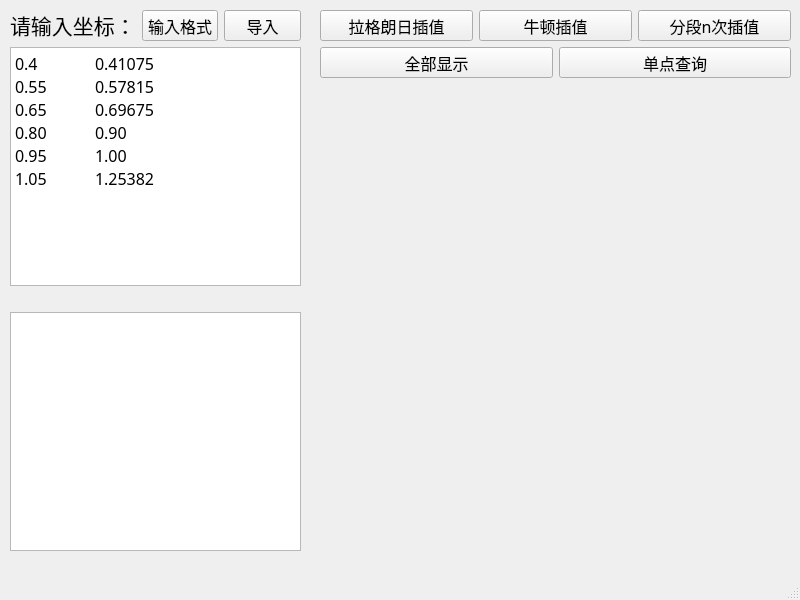
<?xml version="1.0" encoding="UTF-8"?>
<ui version="4.0">
 <class>MainWindow</class>
 <widget class="QMainWindow" name="MainWindow">
  <property name="geometry">
   <rect>
    <x>0</x>
    <y>0</y>
    <width>800</width>
    <height>600</height>
   </rect>
  </property>
  <property name="font">
   <font>
    <family>黑体</family>
    <pointsize>12</pointsize>
   </font>
  </property>
  <property name="mouseTracking">
   <bool>false</bool>
  </property>
  <property name="windowTitle">
   <string>函数插值</string>
  </property>
  <widget class="QWidget" name="centralwidget">
   <widget class="QWidget" name="verticalLayoutWidget">
    <property name="geometry">
     <rect>
      <x>10</x>
      <y>10</y>
      <width>291</width>
      <height>541</height>
     </rect>
    </property>
    <layout class="QVBoxLayout" name="verticalLayout_2">
     <item>
      <layout class="QHBoxLayout" name="horizontalLayout">
       <property name="sizeConstraint">
        <enum>QLayout::SetMinimumSize</enum>
       </property>
       <item>
        <widget class="QLabel" name="label">
         <property name="maximumSize">
          <size>
           <width>130</width>
           <height>30</height>
          </size>
         </property>
         <property name="font">
          <font>
           <family>黑体</family>
           <pointsize>16</pointsize>
          </font>
         </property>
         <property name="text">
          <string>请输入坐标：</string>
         </property>
        </widget>
       </item>
       <item>
        <widget class="QPushButton" name="HintBtn">
         <property name="minimumSize">
          <size>
           <width>71</width>
           <height>16</height>
          </size>
         </property>
         <property name="maximumSize">
          <size>
           <width>16777215</width>
           <height>31</height>
          </size>
         </property>
         <property name="font">
          <font>
           <family>黑体</family>
           <pointsize>12</pointsize>
          </font>
         </property>
         <property name="text">
          <string>输入格式</string>
         </property>
        </widget>
       </item>
       <item>
        <widget class="QPushButton" name="ComfirmBtn">
         <property name="minimumSize">
          <size>
           <width>71</width>
           <height>16</height>
          </size>
         </property>
         <property name="maximumSize">
          <size>
           <width>16777215</width>
           <height>31</height>
          </size>
         </property>
         <property name="font">
          <font>
           <family>黑体</family>
           <pointsize>12</pointsize>
          </font>
         </property>
         <property name="text">
          <string>导入</string>
         </property>
        </widget>
       </item>
      </layout>
     </item>
     <item>
      <widget class="QPlainTextEdit" name="plainTextEdit">
       <property name="minimumSize">
        <size>
         <width>181</width>
         <height>41</height>
        </size>
       </property>
       <property name="font">
        <font>
         <family>黑体</family>
         <pointsize>12</pointsize>
        </font>
       </property>
       <property name="documentTitle">
        <string/>
       </property>
       <property name="lineWrapMode">
        <enum>QPlainTextEdit::NoWrap</enum>
       </property>
       <property name="plainText">
        <string>0.4	0.41075
0.55	0.57815
0.65	0.69675
0.80	0.90
0.95	1.00
1.05	1.25382
</string>
       </property>
      </widget>
     </item>
     <item>
      <spacer name="horizontalSpacer">
       <property name="orientation">
        <enum>Qt::Horizontal</enum>
       </property>
       <property name="sizeHint" stdset="0">
        <size>
         <width>40</width>
         <height>20</height>
        </size>
       </property>
      </spacer>
     </item>
     <item>
      <widget class="QTextBrowser" name="textBrowser">
       <property name="font">
        <font>
         <family>黑体</family>
         <pointsize>12</pointsize>
        </font>
       </property>
       <property name="lineWrapMode">
        <enum>QTextEdit::NoWrap</enum>
       </property>
      </widget>
     </item>
    </layout>
   </widget>
   <widget class="QWidget" name="verticalLayoutWidget_2">
    <property name="geometry">
     <rect>
      <x>320</x>
      <y>10</y>
      <width>471</width>
      <height>541</height>
     </rect>
    </property>
    <layout class="QVBoxLayout" name="verticalLayout_3">
     <item>
      <layout class="QHBoxLayout" name="horizontalLayout_2">
       <item>
        <widget class="QPushButton" name="LagrangeBtn">
         <property name="sizePolicy">
          <sizepolicy hsizetype="Minimum" vsizetype="Preferred">
           <horstretch>0</horstretch>
           <verstretch>0</verstretch>
          </sizepolicy>
         </property>
         <property name="minimumSize">
          <size>
           <width>101</width>
           <height>31</height>
          </size>
         </property>
         <property name="maximumSize">
          <size>
           <width>16777215</width>
           <height>31</height>
          </size>
         </property>
         <property name="font">
          <font>
           <family>黑体</family>
           <pointsize>12</pointsize>
          </font>
         </property>
         <property name="text">
          <string>拉格朗日插值</string>
         </property>
        </widget>
       </item>
       <item>
        <widget class="QPushButton" name="NewtonBtn">
         <property name="minimumSize">
          <size>
           <width>71</width>
           <height>20</height>
          </size>
         </property>
         <property name="maximumSize">
          <size>
           <width>16777215</width>
           <height>31</height>
          </size>
         </property>
         <property name="font">
          <font>
           <family>黑体</family>
           <pointsize>12</pointsize>
          </font>
         </property>
         <property name="text">
          <string>牛顿插值</string>
         </property>
        </widget>
       </item>
       <item>
        <widget class="QPushButton" name="SegmentBtn">
         <property name="minimumSize">
          <size>
           <width>91</width>
           <height>20</height>
          </size>
         </property>
         <property name="maximumSize">
          <size>
           <width>16777215</width>
           <height>31</height>
          </size>
         </property>
         <property name="font">
          <font>
           <family>黑体</family>
           <pointsize>12</pointsize>
          </font>
         </property>
         <property name="text">
          <string>分段n次插值</string>
         </property>
        </widget>
       </item>
      </layout>
     </item>
     <item>
      <layout class="QHBoxLayout" name="horizontalLayout_3">
       <property name="sizeConstraint">
        <enum>QLayout::SetMinimumSize</enum>
       </property>
       <item>
        <widget class="QPushButton" name="ShowAllBtn">
         <property name="minimumSize">
          <size>
           <width>71</width>
           <height>31</height>
          </size>
         </property>
         <property name="maximumSize">
          <size>
           <width>16777215</width>
           <height>31</height>
          </size>
         </property>
         <property name="font">
          <font>
           <family>黑体</family>
           <pointsize>12</pointsize>
          </font>
         </property>
         <property name="text">
          <string>全部显示</string>
         </property>
        </widget>
       </item>
       <item>
        <widget class="QPushButton" name="QueryBtn">
         <property name="minimumSize">
          <size>
           <width>71</width>
           <height>20</height>
          </size>
         </property>
         <property name="maximumSize">
          <size>
           <width>16777215</width>
           <height>31</height>
          </size>
         </property>
         <property name="font">
          <font>
           <family>黑体</family>
           <pointsize>12</pointsize>
          </font>
         </property>
         <property name="text">
          <string>单点查询</string>
         </property>
        </widget>
       </item>
      </layout>
     </item>
     <item>
      <widget class="QCustomPlot" name="customPlot" native="true">
       <property name="sizePolicy">
        <sizepolicy hsizetype="Maximum" vsizetype="Expanding">
         <horstretch>0</horstretch>
         <verstretch>0</verstretch>
        </sizepolicy>
       </property>
       <property name="minimumSize">
        <size>
         <width>461</width>
         <height>381</height>
        </size>
       </property>
      </widget>
     </item>
    </layout>
   </widget>
  </widget>
  <widget class="QMenuBar" name="menubar">
   <property name="geometry">
    <rect>
     <x>0</x>
     <y>0</y>
     <width>800</width>
     <height>21</height>
    </rect>
   </property>
  </widget>
  <widget class="QStatusBar" name="statusbar"/>
 </widget>
 <customwidgets>
  <customwidget>
   <class>QCustomPlot</class>
   <extends>QWidget</extends>
   <header location="global">qcustomplot.h</header>
   <container>1</container>
  </customwidget>
 </customwidgets>
 <resources/>
 <connections/>
</ui>
